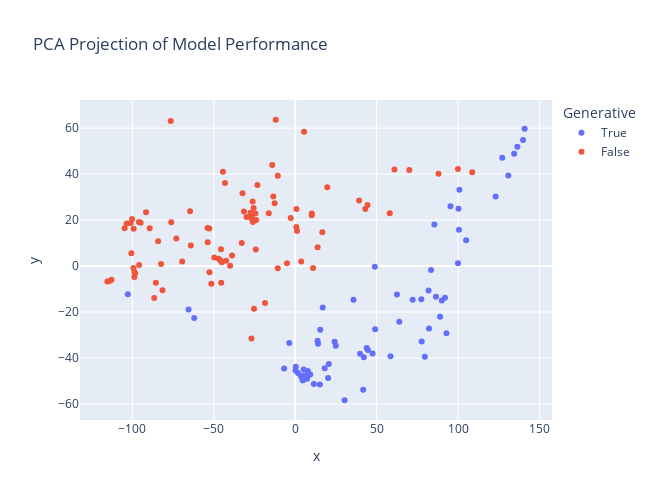

The notebook cell this image was saved under:
### Code cell
pca = PCA(n_components=2)
pca_projection = pca.fit_transform(df.drop(columns="generative"))
px.scatter(
    x=pca_projection[:, 0], 
    y=pca_projection[:, 1], 
    color=df.generative,
    hover_name=df.index.tolist(),
    width=650,
    height=500,
    title="PCA Projection of Model Performance",
    labels=dict(color="Generative"),
)

### Figure 1 — Plotly figure (JSON) as saved in the notebook; plotly's stock layout.template omitted (floating-point values rounded to 4 significant figures)
{"data": [{"hovertemplate": "<b>%{hovertext}</b><br><br>Generative=True<br>x=%{x}<br>y=%{y}<extra></extra>", "hovertext": ["gpt-4-0613 (few-shot, val)", "gpt-3.5-turbo-0613 (few-shot)", "gpt-3.5-turbo-0613 (few-shot, val)", "RJuro/munin-neuralbeagle-7b (few-shot, val)", "timpal0l/BeagleCatMunin (few-shot, val)", "merge-crew/da-sv-dare-ties-density-0.9 (few-shot, val)", "merge-crew/da-sv-slerp (few-shot, val)", "merge-crew/da-sv-task-arithmetic (few-shot, val)", "birgermoell/Flashback-Bellman (few-shot, val)", "mhenrichsen/danskgpt-chat-v2.1 (few-shot)", "Mabeck/Heidrun-Mistral-7B-chat (few-shot)", "birgermoell/BeagleCatMunin-Flashback-Bellman (few-shot, val)", "birgermoell/Rapid-Cycling (few-shot, val)", "mlabonne/NeuralBeagle14-7B (few-shot, val)", "timpal0l/BeagleCatMunin2 (few-shot, val)", "merge-crew/da-sv-ties (few-shot, val)", "birgermoell/Munin-NeuralBeagle-NorskGPT (few-shot, val)", "birgermoell/WestLake-Munin-Cat-NorskGPT (few-shot, val)", "merge-crew/da-sv-dare-ties-density-0.6 (few-shot, val)", "RJuro/munin-neuralbeagle-SkoleGPTOpenOrca-7b (few-shot, val)", "bineric/NorskGPT-Mistral-7b (few-shot)", "Mabeck/Heidrun-Mistral-7B-base (few-shot)", "ThatsGroes/munin-SkoleGPTOpenOrca-7b-16bit (few-shot)", "KennethEnevoldsen/munin_mistral-7b (few-shot, val)", "timpal0l/Mistral-7B-v0.1-flashback-v2 (few-shot)", "birgermoell/NeuralBeagle-Flashback (few-shot, val)", "RuterNorway/Llama-2-13b-chat-norwegian (few-shot)", "mistralai/Mistral-7B-Instruct-v0.2 (few-shot)", "mistralai/Mistral-7B-v0.1 (few-shot)", "mistralai/Mistral-7B-Instruct-v0.1 (few-shot)", "occiglot/occiglot-7b-eu5 (few-shot)", "neph1/bellman-7b-mistral-instruct-v0.2 (few-shot)", "merge-crew/da-sv-dare-ties-density-0.3 (few-shot, val)", "meta-llama/Llama-2-7b-chat-hf (few-shot)", "AI-Sweden-Models/gpt-sw3-20b (few-shot)", "norallm/normistral-7b-warm (few-shot)", "danish-foundation-models/munin-7b-alpha (few-shot)", "Qwen/Qwen1.5-4B-Chat (few-shot)", "meta-llama/Llama-2-7b-hf (few-shot)", "01-ai/Yi-6B (few-shot)", "google/gemma-2b (few-shot)", "Qwen/Qwen1.5-4B (few-shot)", "occiglot/occiglot-7b-eu5-instruct (few-shot)", "AI-Sweden-Models/gpt-sw3-6.7b-v2 (few-shot)", "AI-Sweden-Models/gpt-sw3-1.3b-instruct (few-shot)", "AI-Sweden-Models/gpt-sw3-1.3b (few-shot)", "AI-Sweden-Models/gpt-sw3-6.7b (few-shot)", "norallm/normistral-7b-scratch (few-shot)", "google/gemma-2b-it (few-shot)", "AI-Sweden-Models/gpt-sw3-6.7b-v2-instruct (few-shot)", "NbAiLab/nb-gpt-j-6B-alpaca (few-shot)", "AI-Sweden-Models/gpt-sw3-356m-instruct (few-shot)", "Qwen/Qwen1.5-1.8B (few-shot)", "Qwen/Qwen1.5-1.8B-Chat (few-shot)", "AI-Sweden-Models/gpt-sw3-356m (few-shot)", "mhenrichsen/danskgpt-tiny-chat (few-shot)", "RuterNorway/Llama-2-7b-chat-norwegian (few-shot)", "mhenrichsen/danskgpt-tiny (few-shot)", "Qwen/Qwen1.5-0.5B-Chat (few-shot)", "allenai/OLMo-1B (few-shot)", "Qwen/Qwen1.5-0.5B (few-shot)", "NbAiLab/nb-gpt-j-6B-v2 (few-shot)", "AI-Sweden-Models/gpt-sw3-126m-instruct (few-shot)", "NbAiLab/nb-gpt-j-6B@sharded (few-shot)", "AI-Sweden-Models/gpt-sw3-126m (few-shot)", "RJuro/kanelsnegl-v0.1 (few-shot)", "RJuro/kanelsnegl-v0.2 (few-shot)", "ai-forever/mGPT (few-shot)", "peter-sk/gpt-neox-da (few-shot)"], "legendgroup": "True", "marker": {"color": "#636efa", "symbol": "circle"}, "mode": "markers", "name": "True", "orientation": "v", "showlegend": true, "type": "scatter", "x": [-102.7, -62.02, -65.48, -6.789, 1.679, 0.3701, 7.179, 7.219, 4.355, 3.854, 0.2123, 6.071, 5.162, -3.641, 3.465, 7.819, 4.622, 4.622, 15.13, 9.23, 11.43, 18.1, 20.19, 30.33, 13.7, 14.03, 20.6, 15.37, 24.23, 24.9, 41.73, 16.9, 42.14, 39.83, 44.64, 43.88, 35.77, 58.52, 49.05, 47.5, 79.58, 63.91, 48.87, 62.47, 77.66, 92.84, 82.15, 88.94, 72.12, 77.45, 86.38, 91.96, 90.0, 81.89, 83.4, 85.42, 99.96, 95.32, 104.9, 100.3, 100.6, 123.0, 100.8, 130.8, 127.1, 134.4, 136.4, 139.9, 140.9], "xaxis": "x", "y": [-12.27, -22.58, -18.89, -44.59, -46.52, -43.8, -48.87, -49.02, -47.73, -48.19, -45.48, -47.58, -44.98, -33.5, -47.89, -45.63, -49.71, -49.71, -51.5, -47.15, -51.31, -44.44, -48.7, -58.39, -32.49, -33.8, -42.59, -27.72, -32.92, -34.63, -53.84, -18.04, -39.7, -38.13, -36.49, -35.66, -14.69, -39.28, -27.44, -38.07, -39.44, -24.21, -0.2616, -12.34, -32.8, -29.28, -27.18, -22.03, -14.61, -14.42, -13.35, -13.75, -15.01, -10.69, -1.686, 18.13, 1.224, 25.99, 11.23, 24.92, 15.76, 30.31, 33.22, 39.37, 47.11, 48.86, 51.96, 54.86, 59.72], "yaxis": "y"}, {"hovertemplate": "<b>%{hovertext}</b><br><br>Generative=False<br>x=%{x}<br>y=%{y}<extra></extra>", "hovertext": ["AI-Sweden-Models/roberta-large-1160k", "ltg/norbert3-large", "AI-Sweden-Models/roberta-large-1350k", "danish-foundation-models/encoder-large-v1", "KennethEnevoldsen/dfm-sentence-encoder-large-1", "KennethEnevoldsen/dfm-sentence-encoder-large-2", "google/rembert", "intfloat/multilingual-e5-large", "NbAiLab/nb-roberta-base-scandi", "microsoft/mdeberta-v3-base", "ltg/norbert3-base", "NbAiLab/nb-roberta-base-scandi-1e4", "FacebookAI/xlm-roberta-large", "sentence-transformers/use-cmlm-multilingual", "KennethEnevoldsen/dfm-sentence-encoder-medium-3", "vesteinn/ScandiBERT-no-faroese", "NbAiLab/nb-bert-base", "vesteinn/FoBERT", "pere/roberta-debug-8", "pere/roberta-base-exp-8", "setu4993/LaBSE", "pere/roberta-debug-32", "pere/roberta-base-exp-32", "AI-Sweden-Models/bert-large-nordic-pile-1M-steps", "pere/roberta-base-exp-32B", "vesteinn/DanskBERT", "ltg/norbert3-small", "KBLab/megatron-bert-large-swedish-cased-165k", "cardiffnlp/twitter-xlm-roberta-base", "AI-Nordics/bert-large-swedish-cased", "KBLab/megatron-bert-large-swedish-cased-110k", "microsoft/infoxlm-large", "google-bert/bert-base-multilingual-uncased", "Geotrend/bert-base-en-fr-de-no-da-cased", "KB/bert-base-swedish-cased", "KBLab/megatron-bert-base-swedish-cased-600k", "Geotrend/bert-base-25lang-cased", "google-bert/bert-base-multilingual-cased", "Geotrend/bert-base-en-no-cased", "KBLab/bert-base-swedish-cased", "microsoft/xlm-align-base", "facebook/xlm-v-base", "Geotrend/bert-base-en-da-cased", "jonfd/electra-small-nordic", "Geotrend/bert-base-da-cased", "microsoft/infoxlm-base", "KBLab/megatron-bert-base-swedish-cased-125k", "clips/mfaq", "flax-community/nordic-roberta-wiki", "jhu-clsp/bernice", "DDSC/roberta-base-scandinavian", "KBLab/bert-base-swedish-cased-new", "sentence-transformers/paraphrase-multilingual-mpnet-base-v2", "sentence-transformers/paraphrase-xlm-r-multilingual-v1", "flax-community/swe-roberta-wiki-oscar", "sentence-transformers/stsb-xlm-r-multilingual", "distilbert/distilbert-base-multilingual-cased", "Geotrend/distilbert-base-25lang-cased", "Geotrend/distilbert-base-en-fr-de-no-da-cased", "Geotrend/distilbert-base-en-no-cased", "Geotrend/distilbert-base-en-da-cased", "Twitter/twhin-bert-large", "Geotrend/distilbert-base-da-cased", "sarnikowski/convbert-medium-small-da-cased", "Addedk/kbbert-distilled-cased", "sentence-transformers/paraphrase-multilingual-MiniLM-L12-v2", "danish-foundation-models/encoder-medium-v1", "jannikskytt/MeDa-Bert", "DDSC/roberta-base-danish", "Maltehb/danish-bert-botxo", "ltg/norbert3-xs", "birgermoell/roberta-swedish-scandi", "Addedk/mbert-swedish-distilled-cased", "sarnikowski/electra-small-discriminator-da-256-cased", "sarnikowski/convbert-small-da-cased", "sentence-transformers/distilbert-multilingual-nli-stsb-quora-ranking", "sentence-transformers/quora-distilbert-multilingual", "dbmdz/bert-base-historic-multilingual-cased", "Maltehb/aelaectra-danish-electra-small-cased", "dbmdz/bert-medium-historic-multilingual-cased", "Maltehb/aelaectra-danish-electra-small-uncased", "jjzha/dajobbert-base-uncased", "sentence-transformers/distiluse-base-multilingual-cased-v1", "KBLab/albert-base-swedish-cased-alpha", "dbmdz/bert-mini-historic-multilingual-cased", "jannesg/bertsson", "alexanderfalk/danbert-small-cased", "3ebdola/Dialectal-Arabic-XLM-R-Base", "RabotaRu/HRBert-mini", "fresh-xlm-roberta-base", "fresh-electra-small"], "legendgroup": "False", "marker": {"color": "#EF553B", "symbol": "circle"}, "mode": "markers", "name": "False", "orientation": "v", "showlegend": true, "type": "scatter", "x": [-113.6, -115.3, -112.8, -98.74, -98.28, -98.69, -99.3, -86.56, -104.7, -100.6, -95.81, -103.5, -81.49, -85.58, -101.0, -99.18, -100.1, -95.99, -94.88, -89.35, -82.37, -91.58, -84.16, -69.39, -76.1, -64.08, -72.99, -51.51, -64.54, -52.63, -45.4, -26.87, -53.74, -45.08, -53.86, -39.98, -46.96, -49.68, -45.66, -52.78, -25.31, -45.56, -42.45, -76.39, -38.77, -18.52, -32.83, -31.48, -43.09, -44.37, -10.72, -24.17, -25.52, -32.34, -27.4, -26.13, -29.87, -25.99, -26.87, -26.84, -23.98, -5.068, -24.44, -23.19, -16.24, -12.63, 1.119, 0.7108, 10.97, 0.8088, 3.688, -2.751, -13.44, -14.09, -10.66, 10.11, 10.19, 13.75, -11.95, 16.66, 5.422, 19.68, 43.01, 39.22, 44.4, 58.05, 70.07, 60.94, 87.98, 99.89, 108.7], "xaxis": "x", "y": [-6.36, -6.728, -5.965, -4.727, -3.172, -2.615, -0.8096, -13.91, 16.4, 5.573, 0.4309, 18.5, -10.57, -7.304, 18.75, 16.27, 20.51, 19.21, 18.85, 16.43, 0.9312, 23.37, 10.77, 1.992, 19.06, 8.955, 12.01, -7.71, 23.84, -2.708, -7.248, -31.56, 10.39, 1.65, 16.59, 0.151, 3.167, 3.73, 2.263, 16.36, -18.56, 7.298, 2.26, 63.12, 4.635, -16.11, 10.06, 23.77, 36.17, 41.08, -0.992, 7.154, 25.31, 31.68, 23.21, 28.07, 21.3, 19.13, 20.77, 21.51, 20.09, 1.215, 22.88, 35.28, 22.96, 27.33, 15.24, 17.01, -0.8376, 24.81, 1.985, 20.86, 30.27, 44.02, 39.31, 22.13, 22.87, 8.2, 63.67, 14.7, 58.5, 34.27, 24.84, 28.49, 26.6, 22.97, 41.83, 41.98, 40.16, 42.23, 40.81], "yaxis": "y"}], "layout": {"height": 500, "legend": {"title": {"text": "Generative"}, "tracegroupgap": 0}, "title": {"text": "PCA Projection of Model Performance"}, "width": 650, "xaxis": {"anchor": "y", "autorange": true, "domain": [0, 1], "range": [-132.1, 157.7], "title": {"text": "x"}, "type": "linear"}, "yaxis": {"anchor": "x", "autorange": true, "domain": [0, 1], "range": [-66.99, 72.26], "title": {"text": "y"}, "type": "linear"}}}
